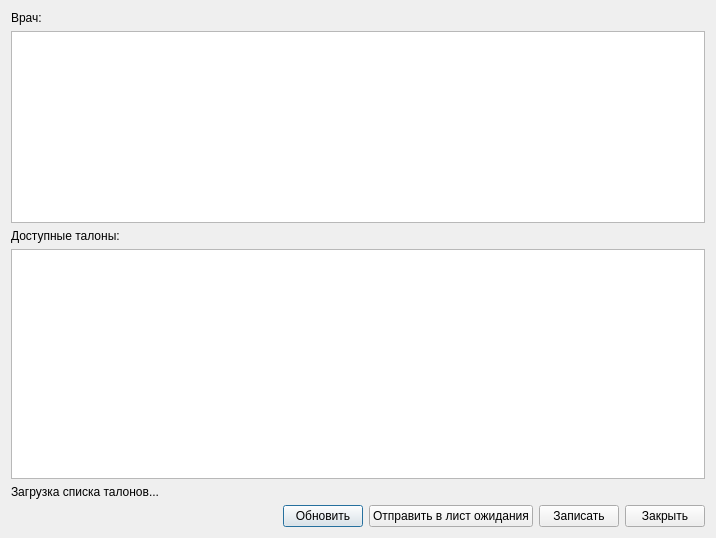
<?xml version="1.0" encoding="UTF-8"?>
<ui version="4.0">
 <class>TMKAppointmentsTableDialog</class>
 <widget class="QDialog" name="TMKAppointmentsTableDialog">
  <property name="geometry">
   <rect>
    <x>0</x>
    <y>0</y>
    <width>716</width>
    <height>538</height>
   </rect>
  </property>
  <property name="windowTitle">
   <string>Сервис Телемедицины</string>
  </property>
  <layout class="QVBoxLayout" name="verticalLayout">
   <item>
    <widget class="QLabel" name="label">
     <property name="text">
      <string>Врач:</string>
     </property>
    </widget>
   </item>
   <item>
    <widget class="QListView" name="lvDoctors"/>
   </item>
   <item>
    <widget class="QLabel" name="label_2">
     <property name="text">
      <string>Доступные талоны:</string>
     </property>
    </widget>
   </item>
   <item>
    <widget class="QTableView" name="tblAppointments">
     <property name="sizePolicy">
      <sizepolicy hsizetype="Expanding" vsizetype="Expanding">
       <horstretch>0</horstretch>
       <verstretch>3</verstretch>
      </sizepolicy>
     </property>
    </widget>
   </item>
   <item>
    <widget class="QLabel" name="lblStatus">
     <property name="text">
      <string>Загрузка списка талонов...</string>
     </property>
    </widget>
   </item>
   <item>
    <layout class="QHBoxLayout" name="horizontalLayout_2">
     <item>
      <spacer name="horizontalSpacer">
       <property name="orientation">
        <enum>Qt::Horizontal</enum>
       </property>
       <property name="sizeHint" stdset="0">
        <size>
         <width>40</width>
         <height>20</height>
        </size>
       </property>
      </spacer>
     </item>
     <item>
      <widget class="QPushButton" name="btnUpdateList">
       <property name="text">
        <string>Обновить</string>
       </property>
      </widget>
     </item>
     <item>
      <widget class="QPushButton" name="btnSetWaitingList">
       <property name="text">
        <string>Отправить в лист ожидания</string>
       </property>
      </widget>
     </item>
     <item>
      <widget class="QPushButton" name="btnSetAppointment">
       <property name="text">
        <string>Записать</string>
       </property>
      </widget>
     </item>
     <item>
      <widget class="QPushButton" name="btnClose">
       <property name="text">
        <string>Закрыть</string>
       </property>
      </widget>
     </item>
    </layout>
   </item>
  </layout>
 </widget>
 <resources/>
 <connections/>
</ui>
